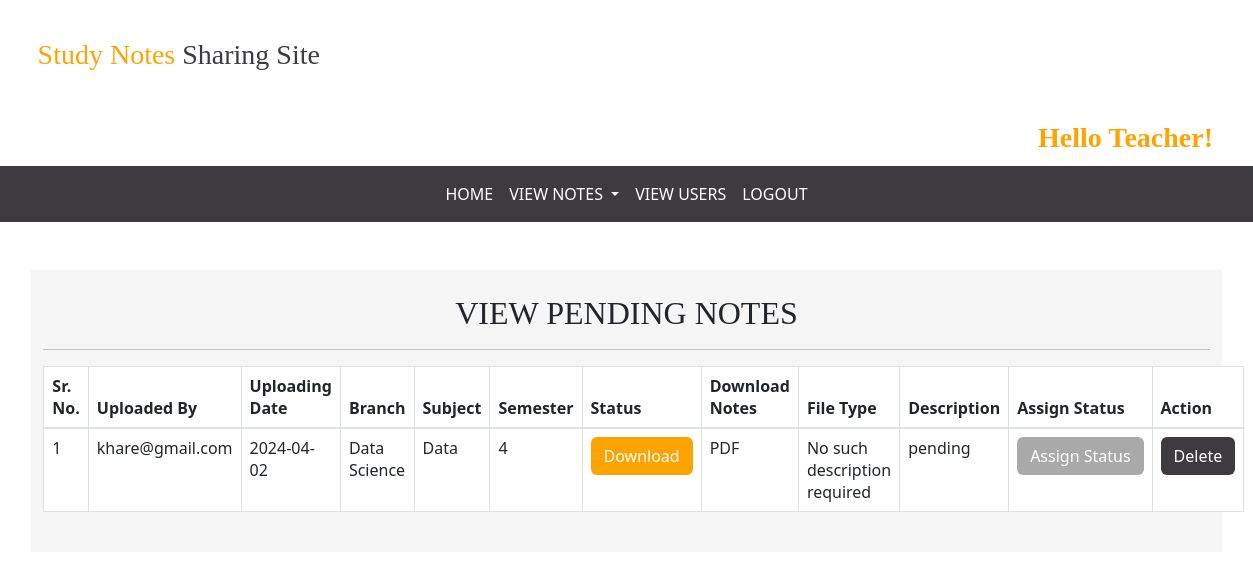
/pending_notes (signed in), run on the app's committed database.
### notes/models.py (models this page shows, shortened)
class Notes(models.Model):
    user = models.ForeignKey(User, on_delete=models.CASCADE)
    uploadingdate = models.CharField(max_length=30)
    branch = models.CharField(max_length=30)
    semester = models.CharField(max_length=30)
    subject = models.CharField(max_length=30)
    notesfile = models.FileField(null=True)
    filetype = models.CharField(max_length=30)
    description = models.CharField(max_length=200, null=True)
    status = models.CharField(max_length=15)

### notes/views.py (the view)
# urls.py: path('pending_notes',pending_notes,name='pending_notes'),
def pending_notes(request):
    if not request.user.is_authenticated:
        return redirect('login_admin')
    notes = Notes.objects.filter(status="pending")
    d= {'notes': notes}
    return render(request, 'pending_notes.html', d)

### notes/templates/pending_notes.html (shortened to what this page needs)
{% extends 'admin_nav.html' %}
{% load static %}
{% block body %}
<link rel="stylesheet" href=" https://cdnjs.cloudflare.com/ajax/libs/twitter-bootstrap/5.3.0/css/bootstrap.min.css">
<link rel="stylesheet" href="https://cdn.datatables.net/2.0.2/css/dataTables.bootstrap5.css">
<div class="container-fluid mt-5" style="background-color : whitesmoke ;width: 95%;" >
    <br>
    <H2 class="text-center" style="font-family:'poppins'" >VIEW PENDING NOTES</H2>
<hr>
    <table class="table table-bordered" id="example">
        <thead>
        <tr>
            <th>Sr. No.</th>
            <th>Uploaded By</th>
            <th>Uploading Date</th>
            <th>Branch</th>
            <th>Subject</th>
            <th>Semester</th>
            <th>Status</th>
            <th>Download Notes</th>
            <th>File Type</th>
            <th>Description</th>
            <th>Assign Status</th>
            <th>Action</th>
        </tr>
 </thead>
        <tbody>
        {% for i in notes%}
        <tr>
            <td>{{forloop.counter}}</td>
            <td>{{i.user.username}}</td>
            <td>{{i.uploadingdate}}</td>
            <td>{{i.branch}}</td>
            <td>{{i.subject}}</td>
             <td>{{i.semester}}</td>
            <td><a class="btn text-white" style="background-color:FDA403" download href="{{i.notesfile.url}}">Download</a></td>
            <td>{{i.filetype}}</td>
            <td>{{i.description}}</td>
            <td>{{i.status}}</td>
            <td><a class="btn text-white" style="background-color:A9A9A9" href="{% url 'assign_status' i.id %}">Assign&nbsp;Status</a></td>
            <td><a class="btn text-white" style="background-color:3D3B40" href="{% url 'delete_notes' i.id %}"
                   onclick="return confirm('Are you sure...?')">Delete</a></td>
        </tr>
        {% endfor %}
        </tbody>
    </table>
    <br>
</div>
{% endblock %}

### data on the page
Notes: user.username "khare@gmail.com", uploadingdate "2024-04-02", branch "Data Science", subject "Data", semester "4", filetype "PDF", description "No such description required", status "pending"
